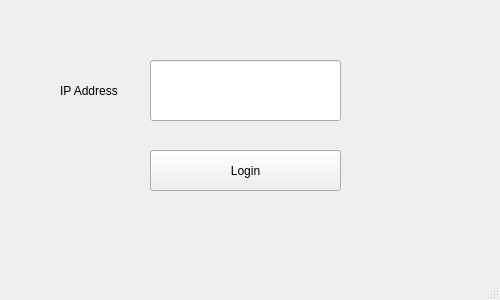
<?xml version="1.0" encoding="UTF-8"?>
<ui version="4.0">
 <class>MainWindow</class>
 <widget class="QMainWindow" name="MainWindow">
  <property name="geometry">
   <rect>
    <x>0</x>
    <y>0</y>
    <width>500</width>
    <height>300</height>
   </rect>
  </property>
  <property name="windowTitle">
   <string>MainWindow</string>
  </property>
  <widget class="QWidget" name="centralwidget">
   <widget class="QPushButton" name="pushButton">
    <property name="geometry">
     <rect>
      <x>150</x>
      <y>150</y>
      <width>191</width>
      <height>41</height>
     </rect>
    </property>
    <property name="text">
     <string>Login</string>
    </property>
   </widget>
   <widget class="QLabel" name="label">
    <property name="geometry">
     <rect>
      <x>60</x>
      <y>70</y>
      <width>81</width>
      <height>41</height>
     </rect>
    </property>
    <property name="text">
     <string>IP Address</string>
    </property>
   </widget>
   <widget class="QLineEdit" name="lineEdit">
    <property name="geometry">
     <rect>
      <x>150</x>
      <y>60</y>
      <width>191</width>
      <height>61</height>
     </rect>
    </property>
    <property name="text">
     <string/>
    </property>
   </widget>
  </widget>
  <widget class="QMenuBar" name="menubar">
   <property name="geometry">
    <rect>
     <x>0</x>
     <y>0</y>
     <width>500</width>
     <height>25</height>
    </rect>
   </property>
  </widget>
  <widget class="QStatusBar" name="statusbar"/>
 </widget>
 <resources/>
 <connections/>
</ui>
